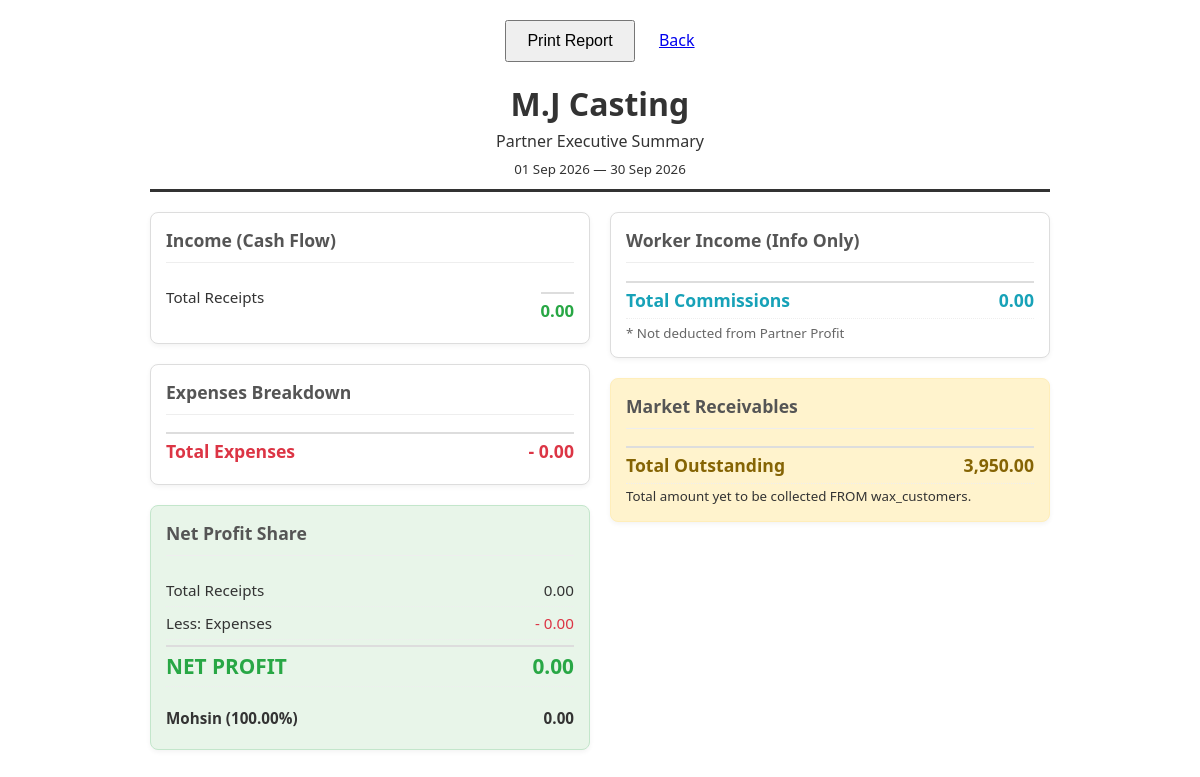
The page /wax/report_partner_advanced.php (signed in) on the database its author committed.
### tables this page shows
CREATE TABLE `wax_partners` (
  `id` int(11) NOT NULL,
  `name` varchar(100) NOT NULL,
  `share_percentage` decimal(5,2) NOT NULL,
  `active` tinyint(1) DEFAULT 1
);

### wax/includes/functions.php (called while the page is built, shortened)
<?php
function format_currency($amount) {
    return number_format($amount, 2);
}

### wax/report_partner_advanced.php (the view, shortened to what this page needs)
<?php
require_once __DIR__ . '/includes/functions.php';
$start_date = $_GET['start_date'] ?? date('Y-m-01');
$end_date = $_GET['end_date'] ?? date('Y-m-t');
$pdo = getDB();
$stmt = $pdo->prepare("SELECT SUM(amount) FROM wax_payments WHERE payment_date BETWEEN ? AND ?");
$stmt->execute([$start_date, $end_date]);
$total_receipts = $stmt->fetchColumn() ?: 0;
$total_worker_income = 0;
$total_expenses = 0;
$net_profit = $total_receipts - $total_expenses;
$total_billed_all = $pdo->query("SELECT SUM(total_amount) FROM wax_invoices")->fetchColumn() ?: 0;
$total_paid_all = $pdo->query("SELECT SUM(amount) FROM wax_payments")->fetchColumn() ?: 0;
$closing_receivables = $total_billed_all - $total_paid_all;
$partners = $pdo->query("SELECT name, share_percentage FROM wax_partners WHERE active = 1")->fetchAll();
?>
<!DOCTYPE html>
<html lang="en">
<head>
</head>
<body>
<div class="no-print" style="margin-bottom: 20px; text-align: center;">
    <button onclick="window.print()" style="padding: 10px 20px; font-size: 16px; cursor: pointer;">Print Report</button>
    <a href="reports.php" style="margin-left: 20px;">Back</a>
</div>
<div class="header">
    <h1 style="margin: 0;">M.J Casting</h1>
    <p style="margin: 5px 0;">Partner Executive Summary</p>
    <small><?= date('d M Y', strtotime($start_date)) ?> &mdash; <?= date('d M Y', strtotime($end_date)) ?></small>
</div>
<div class="grid">
    <div>
        <div class="box">
            <h3>Income (Cash Flow)</h3>
            <div class="row">
                <span>Total Receipts</span>
                <span class="highlight total"><?= format_currency($total_receipts) ?></span>
            </div>
        </div>
        <div class="box">
            <h3>Expenses Breakdown</h3>
            <div class="row total danger">
                <span>Total Expenses</span>
                <span>- <?= format_currency($total_expenses) ?></span>
            </div>
        </div>
        <div class="box" style="background: #e8f5e9; border-color: #c3e6cb;">
            <h3>Net Profit Share</h3>
            <div class="row">
                <span>Total Receipts</span>
                <span><?= format_currency($total_receipts) ?></span>
            </div>
            <div class="row">
                <span>Less: Expenses</span>
                <span class="danger">- <?= format_currency($total_expenses) ?></span>
            </div>
            <div class="row total highlight" style="font-size: 1.3em;">
                <span>NET PROFIT</span>
                <span><?= format_currency($net_profit) ?></span>
            </div>
            <div style="margin-top: 15px;">
                <?php foreach ($partners as $p):
                    $share = $net_profit * ($p['share_percentage'] / 100);
                ?>
                <div class="row">
                    <strong><?= htmlspecialchars($p['name']) ?> (<?= $p['share_percentage'] ?>%)</strong>
                    <strong><?= format_currency($share) ?></strong>
                </div>
                <?php endforeach; ?>
            </div>
        </div>
    </div>
    <div>
        <div class="box">
            <h3>Worker Income (Info Only)</h3>
            <div class="row total info">
                <span>Total Commissions</span>
                <span><?= format_currency($total_worker_income) ?></span>
            </div>
            <small style="color: #666; display: block; margin-top: 5px;">* Not deducted from Partner Profit</small>
        </div>
        <div class="box" style="background: #fff3cd; border-color: #ffeeba;">
            <h3>Market Receivables</h3>
            <div class="row total" style="color: #856404;">
                <span>Total Outstanding</span>
                <span><?= format_currency($closing_receivables) ?></span>
            </div>
            <small>Total amount yet to be collected FROM wax_customers.</small>
        </div>
    </div>
</div>
</body>
</html>

### wax/report_partner_advanced.php (style rules this page uses)
body { font-family: 'Segoe UI', Tahoma, Geneva, Verdana, sans-serif; padding: 20px; max-width: 900px; margin: 0 auto; color: #333; }
.header { text-align: center; margin-bottom: 20px; border-bottom: 3px solid #333; padding-bottom: 10px; }
.grid { display: grid; grid-template-columns: 1fr 1fr; gap: 20px; }
.box { border: 1px solid #ddd; padding: 15px; border-radius: 8px; background: #fff; margin-bottom: 20px; box-shadow: 0 2px 5px rgba(0,0,0,0.05); }
.box h3 { margin-top: 0; border-bottom: 1px solid #eee; padding-bottom: 10px; font-size: 1.1em; color: #555; }
.row { display: flex; justify-content: space-between; padding: 6px 0; border-bottom: 1px dotted #eee; font-size: 0.95em; }
.row:last-child { border-bottom: none; }
.total { font-weight: bold; font-size: 1.1em; color: #000; border-top: 2px solid #ddd; margin-top: 5px; padding-top: 5px; }
.highlight { color: #28a745; }
.danger { color: #dc3545; }
.info { color: #17a2b8; }

### rows shown on the page
wax_partners: name "Mohsin", share_percentage "100.00", share "0.00"

### other values the page prints
format_currency($total_receipts) "0.00"
format_currency($total_expenses) "0.00"
format_currency($net_profit) "0.00"
format_currency($total_worker_income) "0.00"
format_currency($closing_receivables) "3,950.00"
